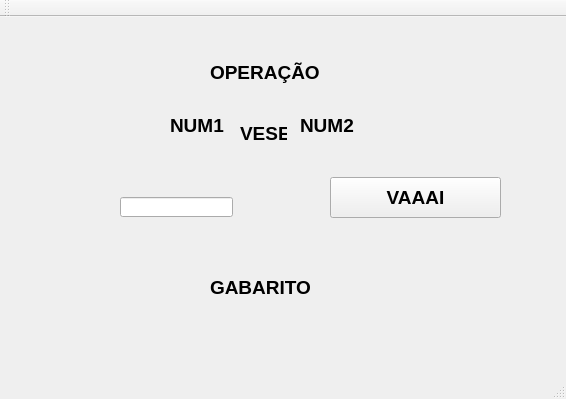
<?xml version="1.0" encoding="UTF-8"?>
<ui version="4.0">
 <class>MainWindow</class>
 <widget class="QMainWindow" name="MainWindow">
  <property name="geometry">
   <rect>
    <x>0</x>
    <y>0</y>
    <width>566</width>
    <height>399</height>
   </rect>
  </property>
  <property name="font">
   <font>
    <pointsize>14</pointsize>
    <weight>75</weight>
    <bold>true</bold>
   </font>
  </property>
  <property name="windowTitle">
   <string>MainWindow</string>
  </property>
  <widget class="QWidget" name="centralWidget">
   <widget class="QPushButton" name="pushButton">
    <property name="geometry">
     <rect>
      <x>330</x>
      <y>160</y>
      <width>171</width>
      <height>41</height>
     </rect>
    </property>
    <property name="text">
     <string>VAAAI</string>
    </property>
   </widget>
   <widget class="QLabel" name="label">
    <property name="geometry">
     <rect>
      <x>210</x>
      <y>40</y>
      <width>111</width>
      <height>31</height>
     </rect>
    </property>
    <property name="text">
     <string>OPERAÇÃO</string>
    </property>
   </widget>
   <widget class="QLabel" name="gabarito">
    <property name="geometry">
     <rect>
      <x>210</x>
      <y>260</y>
      <width>101</width>
      <height>20</height>
     </rect>
    </property>
    <property name="text">
     <string>GABARITO</string>
    </property>
   </widget>
   <widget class="QLabel" name="label_3">
    <property name="geometry">
     <rect>
      <x>170</x>
      <y>100</y>
      <width>61</width>
      <height>16</height>
     </rect>
    </property>
    <property name="text">
     <string>NUM1</string>
    </property>
   </widget>
   <widget class="QLabel" name="label_4">
    <property name="geometry">
     <rect>
      <x>300</x>
      <y>100</y>
      <width>61</width>
      <height>16</height>
     </rect>
    </property>
    <property name="text">
     <string>NUM2</string>
    </property>
   </widget>
   <widget class="QLabel" name="vezes">
    <property name="geometry">
     <rect>
      <x>240</x>
      <y>110</y>
      <width>47</width>
      <height>13</height>
     </rect>
    </property>
    <property name="text">
     <string>VESES</string>
    </property>
   </widget>
   <widget class="QLineEdit" name="lineEdit">
    <property name="geometry">
     <rect>
      <x>120</x>
      <y>180</y>
      <width>113</width>
      <height>20</height>
     </rect>
    </property>
   </widget>
  </widget>
  <widget class="QMenuBar" name="menuBar">
   <property name="geometry">
    <rect>
     <x>0</x>
     <y>0</y>
     <width>566</width>
     <height>31</height>
    </rect>
   </property>
  </widget>
  <widget class="QToolBar" name="mainToolBar">
   <attribute name="toolBarArea">
    <enum>TopToolBarArea</enum>
   </attribute>
   <attribute name="toolBarBreak">
    <bool>false</bool>
   </attribute>
  </widget>
  <widget class="QStatusBar" name="statusBar"/>
 </widget>
 <layoutdefault spacing="6" margin="11"/>
 <resources/>
 <connections/>
</ui>
